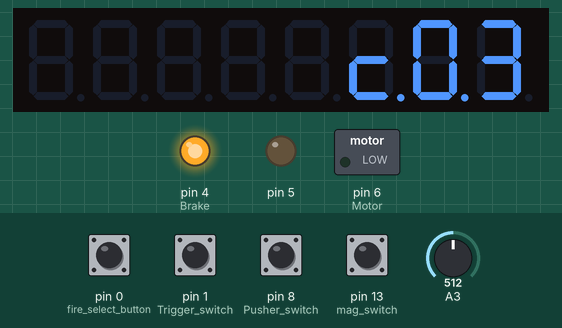
This sketch was run on a simulated Arduino Uno, built with avr-gcc and run on an emulated ATmega328P. On the bench: 8-digit seven-segment display, switched loads named in the sketch (green lamp = pin HIGH), output pins drawn as LEDs (lit = HIGH). Inputs (shaded band) come from the test bench; at power-on: pin 0 (fire_select_button), pin 1 (Trigger_switch), pin 13 (mag_switch) HIGH, pin 8 (Pusher_switch) LOW, A3 = 512.

Above: at 1.2 s.
1.3 s: pin 0 (fire_select_button) pulled LOW for 0.15 s
At 1.81 s:
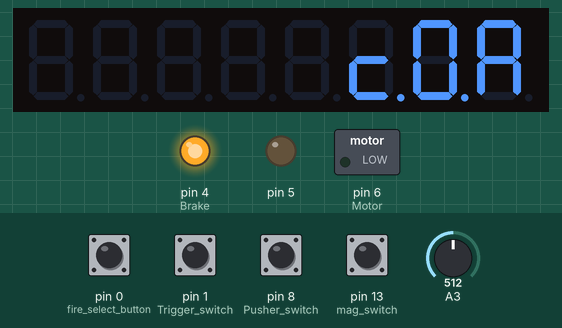
2.0 s: pin 13 (mag_switch) pulled LOW for 0.15 s
At 2.11 s:
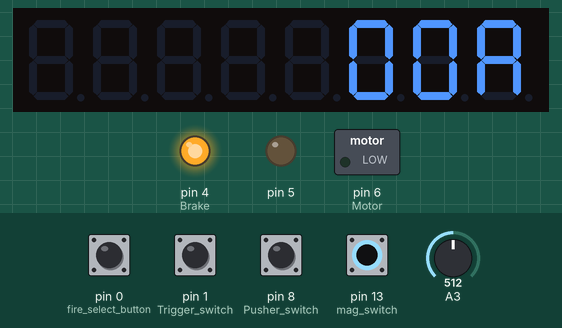
3.6 s: pin 0 (fire_select_button) pulled LOW for 1 s
At 4.4 s:
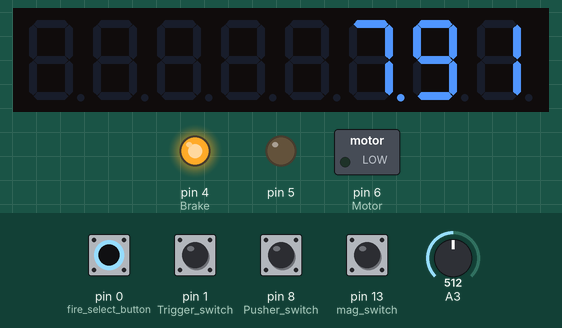
5.2 s: pin 13 (mag_switch) pulled LOW for 1 s
At 5.8 s:
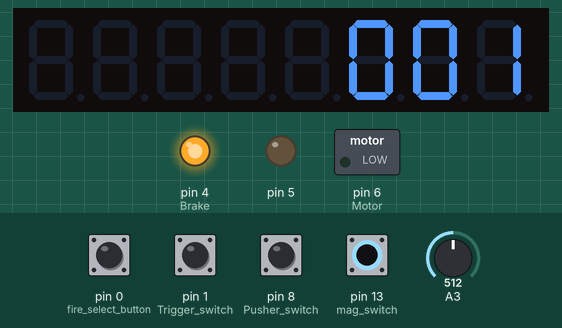
Timing chart, 0 to 8.2 s (numbered marks = the images above; inputs shaded):
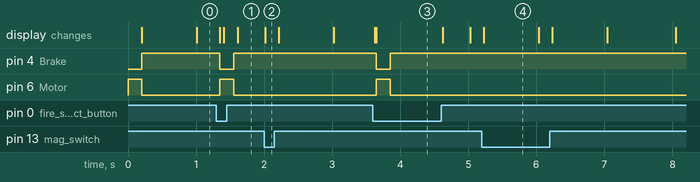

Measured:
- after the input at 1.3 s, pin 4 (Brake): HIGH → LOW after 0.05 s, → HIGH 0.20 s later; pin 6 (Motor): LOW → HIGH after 0.05 s, → LOW 0.20 s later; the display: changes after 0.05 s (image 1)
- after the input at 2.0 s, the display: first changes at once (image 2 shows a later state)
- after the input at 3.6 s, pin 4 (Brake): HIGH → LOW after 0.05 s, → HIGH 0.20 s later; pin 6 (Motor): LOW → HIGH after 0.05 s, → LOW 0.20 s later; the display: first changes at once (image 3 shows a later state)
- after the input at 5.2 s, the display: changes at once (image 4)

The sketch:

rapidstrikeburst_fire.ino
```cpp
#include <LedControl.h>

/* Create a new LedControl variable.
 * We use pins 12,11 and 10 on the Arduino for the SPI interface
 * Pin 12 is connected to the DATA IN-pin of the first MAX7221
 * Pin 11 is connected to the CLK-pin of the first MAX7221
 * Pin 10 is connected to the LOAD(/CS)-pin of the first MAX7221
 * There will only be a single MAX7221 attached to the arduino
 */
LedControl lc=LedControl(9,10,11,1);
const int led_mode_disp = 0;
const int led_counter_ones = 1;
const int led_counter_tens = 2;

const int mag_switch = 13;

// the setup function runs once when you press reset or power the board
bool prev_tick_pusher_switch_status = false; //During the last iteration of loop, what was the status of the pusher rod switch. (The one that tells me if the arm is extended/retracted.)
void setup() {
  //Leds
  //wake up the MAX72XX from power-saving mode
  lc.shutdown(0,false);
  //set a medium brightness for the Leds
  lc.setIntensity(0,8);
  //Motor controls
  pinMode(6, OUTPUT); //Motor
  pinMode(4, OUTPUT);  //Brake
  pinMode(5, OUTPUT);
  digitalWrite(5,LOW);
  digitalWrite(6, LOW);
  digitalWrite(4, LOW);

  //Inputs
  pinMode(0,INPUT); // fire select button
  pinMode(1,INPUT); //Trigger switch
  pinMode(8,INPUT); //Pusher switch
  pinMode(mag_switch,INPUT); //Magazine in switch, low when in.

  //Set the prev tick counter
  prev_tick_pusher_switch_status = digitalRead(8);

  //Volt meter
   pinMode(A3, INPUT);
}

// the loop function runs over and over again forever
// Motor is on when pin 6 is HIGH!!! BUT IT WORKKSSSS
//Brake is on when pin 4 is high!!
//DO NOT ALLOW BOTH TO BE ON AT ONCE
//Both can be low though, so whenever switching, always set whichever one is being switched to low to low first!!!


/**
 *  Turns motor on or off, enabling the break whenever the motor is off.
 *  Always use this to control the motor, as it ensures there is a delay during the switch, and only allows one to be on at a time
 *  This avoids shorts.
 */
bool safety_cut_off = false;
long motor_enabled_time = 0;
bool motor_enabled = false;
void set_motor(bool on) {
  if ( safety_cut_off ) {
    on = false; //Keep the motor off!
  }
  if ( motor_enabled == on ) { return; } //Don't turn on / off if already on / off.
  if (on) {
    motor_enabled_time = millis();
    digitalWrite(4,LOW); //Disengage brake
    delayMicroseconds(100); //Wait long enough for mosfet to switch
    digitalWrite(6,HIGH); //Turn on motor
    motor_enabled = true;
  } else {
    digitalWrite(6,LOW); //Turn off motor
    delayMicroseconds(100); //Wait long enough for mosfet to switch!
    digitalWrite(4,HIGH); //Turn on brakes.
    motor_enabled = false;
  }
}
int shots_to_fire = 0;
int burst_mode = 3; //How many shots to fire with each trigger pull.
bool full_auto = false;
unsigned long fs_last_change_time = 0;  // the last time the trigger was released
unsigned long fs_debounce_delay = 50;    // the debounce time; increase if the output flickers
bool fs_has_changed = false;
bool last_fs_state_debounce = false;
bool handle_fire_select_button() {
  int val = digitalRead(0);
  bool reading;
  if ( val == LOW ) {
      reading =  true;
  } else {
      reading =  false;
  }

  if (reading != last_fs_state_debounce) {
    // reset the debouncing timer
    fs_last_change_time = millis();
  }

  if ((millis() - fs_last_change_time) > fs_debounce_delay) {

    // whatever the reading is at, it's been there for longer
    // than the debounce delay, so take it as the actual current state:

       if ( reading && !fs_has_changed) {
        //take action here
        safety_cut_off = false; // Reset the safety!
        if ( full_auto ) {
          burst_mode = 1;
          full_auto = false;
        } else if ( burst_mode == 1 || burst_mode == 2 ) {
          ++burst_mode;
        } else if ( burst_mode == 3 ) {
          burst_mode = 1; //This is the then full auto and then some. Whatever value this is set to,
          // is the minimium darts fired per trig pull in FA.
          full_auto = true;
        }
        fs_has_changed = true;
       } else if (!reading) {
          fs_has_changed = false;
       }
  }
  last_fs_state_debounce = reading;
  return reading;

}


unsigned long trigger_last_change_time = 0;  // the last time the trigger was released
unsigned long trigger_debounce_delay = 16;    // the debounce time; increase if the output flickers
bool has_fired = false;
bool last_trigger_state_debounce = false;
// True when trigger is pulled
bool handle_trigger() {
  int val = digitalRead(1);
  bool reading;
  if ( val == LOW ) {
      reading =  true;
  } else {
      reading =  false;
  }

  if (reading != last_trigger_state_debounce) {
    // reset the debouncing timer
    trigger_last_change_time = millis();
  }

  if ((millis() - trigger_last_change_time) > trigger_debounce_delay) {
    // whatever the reading is at, it's been there for longer
    // than the debounce delay, so take it as the actual current state:

       if ( reading && shots_to_fire == 0 && !has_fired) {
         // If we are not currently bursting, and if trigger goes from open to close, then fire shots
         shots_to_fire = burst_mode;
         has_fired = true;
       } else if ( shots_to_fire == 0 && !reading) {
          has_fired = false;
       }
  }
  last_trigger_state_debounce = reading;

  return reading;
}
unsigned long pusher_last_change_time = 0;  // the last time the pin was toggled
unsigned long pusher_debounce_delay = 50;    // the debounce time; increase if the output flickers

//True when pusher is all the way retracted, else false.
bool pusher_switch_status() {
  int val = digitalRead(8);
  bool current_val;
  if ( val == HIGH ) {
    current_val = true;
  } else {
    current_val = false;
  }
  if ( (millis() - pusher_last_change_time) > pusher_debounce_delay && current_val != prev_tick_pusher_switch_status) {
    pusher_last_change_time = millis();
    return current_val;
  } else {
      return prev_tick_pusher_switch_status;
  }

}

int shots_fired = 0;
long last_updated_counter_meter_disp = 0;
long update_counter_meter_interval = 200;
long led_reset_counter = 0;

long cycle_switch_last_hit_time = 0;
long safety_cut_off_time = 200;
void loop() {
  if ( full_auto ) {
    // Set the fire_mode display
    lc.setDigit(0,led_mode_disp,(byte)10,false);
  } else {
     // Set the fire_mode display
     lc.setDigit(0,led_mode_disp,(byte)burst_mode,false);
  }

  bool fs_status = handle_fire_select_button();
  bool trigger_pulled = handle_trigger();
  // Handle updating the pusher status, and shots remaining to be fired
  // Also handle turning the pusher motor on / off.
  // My logic is that whenever pusher goes from open -> closed, that means it did a rotation and fired a shot.
  // Also don't let shots_to_fire go negative.
  bool curr_tick_pusher_switch_status = pusher_switch_status();
  if ( curr_tick_pusher_switch_status ) {
    cycle_switch_last_hit_time = millis();
  }
  // Now handle the safety/stalled pusher check
  if ( motor_enabled && (millis() - cycle_switch_last_hit_time) > safety_cut_off_time && ( millis() - motor_enabled_time ) > safety_cut_off_time ) {
    shots_to_fire = 0;
    safety_cut_off = true;
    set_motor(false);
  }
  if ( curr_tick_pusher_switch_status  && !prev_tick_pusher_switch_status ) {
      //We went from rod extended to rod closed
      shots_to_fire = shots_to_fire - 1;
      ++shots_fired;
      if ( shots_to_fire < 0 ) { shots_to_fire = 0; }
  }

  // IF the pusher switch is currently open, fire. If we still want to fire shots, then fire.
  // If full auto and trigger pulled, the nfire
  // Otherwise don't fire.
  if ( (!curr_tick_pusher_switch_status || shots_to_fire > 0) || ( full_auto && trigger_pulled ) ){
    set_motor(true);
  } else {
    set_motor(false);
  }
  if ( ( millis() - last_updated_counter_meter_disp ) > update_counter_meter_interval ) {
    ++led_reset_counter;
    if ( led_reset_counter%5 == 0 ) {
     // digitalWrite(5,LOW);
     // digitalWrite(5,HIGH);
      lc=LedControl(9,10,11,1);
      lc.shutdown(0,false);
      //set a medium brightness for the Leds
      lc.setIntensity(0,8);
    }

     last_updated_counter_meter_disp = millis();
     int magazine_in = digitalRead(mag_switch);
    //Handle the counter
    if ( !fs_status ) {
      if ( magazine_in == LOW ) {
        lc.setDigit(0,led_counter_tens,(byte)shots_fired/10,false);
        lc.setDigit(0,led_counter_ones,(byte)shots_fired%10,false);
      } else {
        //If clip is out, aka, magazine switch is high, then reset fired count to 0
        lc.setDigit(0,led_counter_tens,(byte)12,true);
        lc.setDigit(0,led_counter_ones,(byte)0,true);
        shots_fired = 0;
      }
    } else {
      //http://www.electroschematics.com/9351/arduino-digital-voltmeter/
      const float R1 = 100000.0; // resistance of R1 (100K) -see text!
      const float R2 = 10000.0; // resistance of R2 (10K) - see text!
      float value = analogRead(A3);
      float vout = (value * 5.0) / 1024.0; // see text
      float vin = vout / (R2/(R1+R2));
      if (vin<0.09) {
        vin=0.0;//statement to quash undesired reading !
      }
      lc.setDigit(0,led_counter_tens,(byte)vin%10,true);
      lc.setDigit(0,led_counter_ones,(byte)(vin*10)%10,false);
    }
    lc.shutdown(0,true);
    lc.shutdown(0,false); //If display got corrupted by noise, see if this fixes it.
  }

  //Update previous switch state vars
   prev_tick_pusher_switch_status = curr_tick_pusher_switch_status;

}
```
